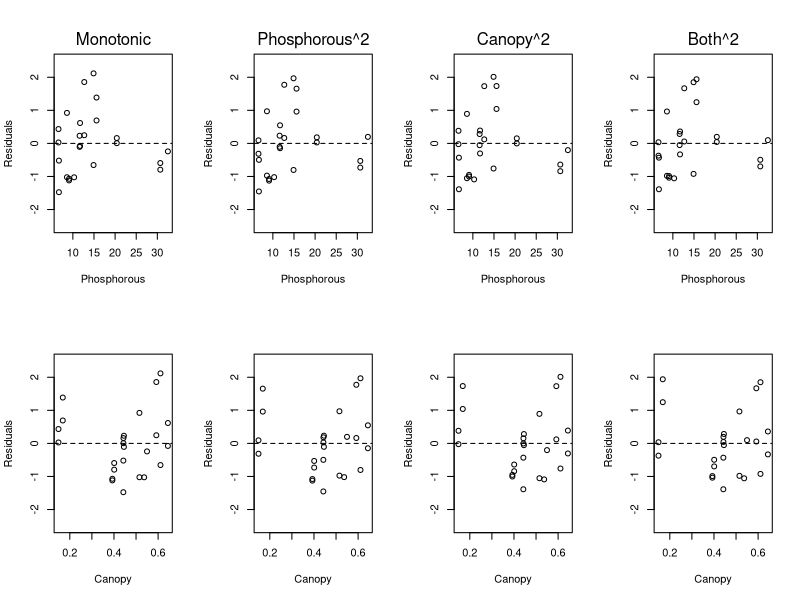

R code for this plot:
# Load in the full data set and set working directories
library(here)
YorkGum <- read.csv(here("water_full_env.csv"))
FocalSp <- "W" # or H, T, A

#subset the data and create quatratic transformations of the environmental covariates
SpData <- subset(YorkGum, Focal.sp.x == FocalSp & Trt.comp.x == "S")
SpData$logLambda <- log(SpData$Number.flowers.total)
SpData$Phos2 <- SpData$Colwell.P ^ 2
SpData$Canopy2 <- SpData$Canopy ^ 2

# Fit the competing models with different quadratic options
LinearMod <- lm(logLambda ~ Colwell.P + Canopy + Colwell.P*Canopy, data = SpData)
QuadraticP <- lm(logLambda ~ Phos2 + Canopy + Phos2*Canopy, data = SpData)
QuadraticC <- lm(logLambda ~ Colwell.P + Canopy2 + Colwell.P*Canopy2, data = SpData)
QuadraticB <- lm(logLambda ~ Phos2 + Canopy2 + Phos2*Canopy2, data = SpData)

# Make predictions from each of the models
PredData <- subset(SpData, select = c("Colwell.P", "Canopy", "logLambda", "Phos2", "Canopy2"))
LinearPred <- cbind(PredData, predict(LinearMod, PredData, interval = "confidence"))
QuadP_pred <- cbind(PredData, predict(QuadraticP, PredData, interval = "confidence"))
QuadC_pred <- cbind(PredData, predict(QuadraticC, PredData, interval = "confidence"))
QuadB_pred <- cbind(PredData, predict(QuadraticB, PredData, interval = "confidence"))

# Make a plot with the residuals for each model across phosphorous and canopy cover
FigName <- paste("LambdaFunctionalForms/", FocalSp, "_residuals.pdf", sep = "")
pdf(file = FigName, width = 10, height = 6, onefile = FALSE, paper = "special")
  par(mfrow = c(2,4))
  # Phosphorous
  plot(x = LinearPred$Colwell.P, y = LinearPred$fit - LinearPred$logLambda, 
       xlab = "Phosphorous", ylab = "Residuals", main = "", ylim = c(-2.5, 2.5))
  abline(h = 0, lty = 2)
  mtext("Monotonic", side = 3, line = 0.5)
  
  plot(x = QuadP_pred$Colwell.P, y = QuadP_pred$fit - QuadP_pred$logLambda, 
       xlab = "Phosphorous", ylab = "Residuals", main = "", ylim = c(-2.5, 2.5))
  abline(h = 0, lty = 2)
  mtext("Phosphorous^2", side = 3, line = 0.5)
  
  plot(x = QuadC_pred$Colwell.P, y = QuadC_pred$fit - QuadC_pred$logLambda, 
       xlab = "Phosphorous", ylab = "Residuals", main = "", ylim = c(-2.5, 2.5))
  abline(h = 0, lty = 2)
  mtext("Canopy^2", side = 3, line = 0.5)
  
  plot(x = QuadB_pred$Colwell.P, y = QuadB_pred$fit - QuadB_pred$logLambda, 
       xlab = "Phosphorous", ylab = "Residuals", main = "", ylim = c(-2.5, 2.5))
  abline(h = 0, lty = 2)
  mtext("Both^2", side = 3, line = 0.5)
  
  # Canopy cover
  plot(x = LinearPred$Canopy, y = LinearPred$fit - LinearPred$logLambda, 
       xlab = "Canopy", ylab = "Residuals", main = "", ylim = c(-2.5, 2.5))
  abline(h = 0, lty = 2)
  
  plot(x = QuadP_pred$Canopy, y = QuadP_pred$fit - QuadP_pred$logLambda, 
       xlab = "Canopy", ylab = "Residuals", main = "", ylim = c(-2.5, 2.5))
  abline(h = 0, lty = 2)
  
  plot(x = QuadC_pred$Canopy, y = QuadC_pred$fit - QuadC_pred$logLambda, 
       xlab = "Canopy", ylab = "Residuals", main = "", ylim = c(-2.5, 2.5))
  abline(h = 0, lty = 2)
  
  plot(x = QuadB_pred$Canopy, y = QuadB_pred$fit - QuadB_pred$logLambda, 
       xlab = "Canopy", ylab = "Residuals", main = "", ylim = c(-2.5, 2.5))
  abline(h = 0, lty = 2)
dev.off()




